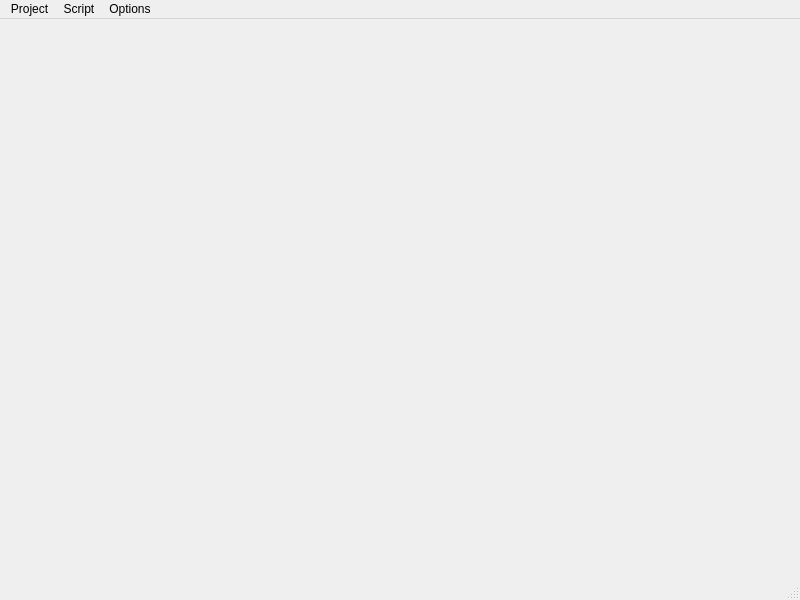
<?xml version="1.0" encoding="UTF-8"?>
<ui version="4.0">
 <class>MainWindow</class>
 <widget class="QMainWindow" name="MainWindow">
  <property name="geometry">
   <rect>
    <x>0</x>
    <y>0</y>
    <width>800</width>
    <height>600</height>
   </rect>
  </property>
  <property name="windowTitle">
   <string>sc3ntist</string>
  </property>
  <widget class="QMenuBar" name="menubar">
   <property name="geometry">
    <rect>
     <x>0</x>
     <y>0</y>
     <width>800</width>
     <height>21</height>
    </rect>
   </property>
   <widget class="QMenu" name="menuProject">
    <property name="title">
     <string>Project</string>
    </property>
    <addaction name="actionOpen"/>
    <addaction name="actionClose"/>
   </widget>
   <widget class="QMenu" name="menuScript">
    <property name="title">
     <string>Script</string>
    </property>
    <addaction name="actionGo_to_address"/>
   </widget>
   <widget class="QMenu" name="menuOptions">
    <property name="title">
     <string>Options</string>
    </property>
    <addaction name="actionEdit_stylesheet"/>
   </widget>
   <addaction name="menuProject"/>
   <addaction name="menuScript"/>
   <addaction name="menuOptions"/>
  </widget>
  <widget class="QStatusBar" name="statusbar"/>
  <action name="actionOpen">
   <property name="text">
    <string>Open</string>
   </property>
  </action>
  <action name="actionClose">
   <property name="text">
    <string>Close</string>
   </property>
  </action>
  <action name="actionGo_to_address">
   <property name="text">
    <string>Go to address...</string>
   </property>
  </action>
  <action name="actionEdit_stylesheet">
   <property name="text">
    <string>Edit stylesheet...</string>
   </property>
  </action>
 </widget>
 <resources/>
 <connections/>
</ui>
